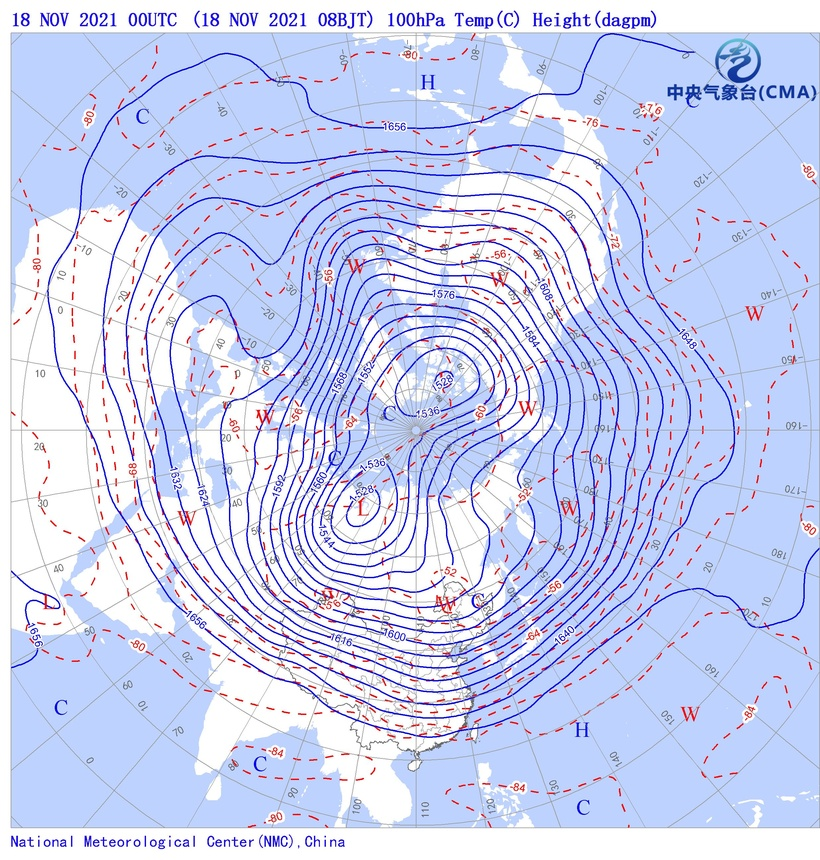
#> input picture 1 (1).jpg, 820 x 860 px, shrunk from 2471 x 2591 before the run
$ python test13.py
#> lines starting #> are read from the running program, lines starting #| are printed output that depends on the picture
import numpy as np
import cv2
import os

data = cv2.imread("1 (1).jpg")
#> data is the input picture: shape (860, 820, 3); mean B, G, R 241.3, 210.2, 201.7
R, G, B = cv2.split(data)
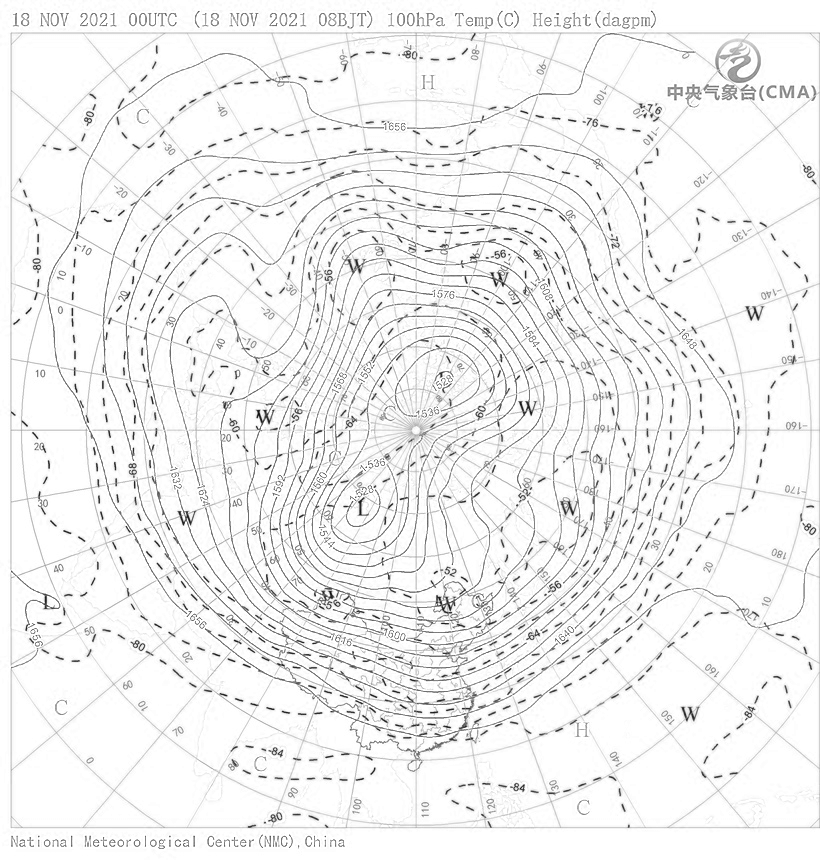
#> R: shape (860, 820); min 17, max 255, mean 241.3
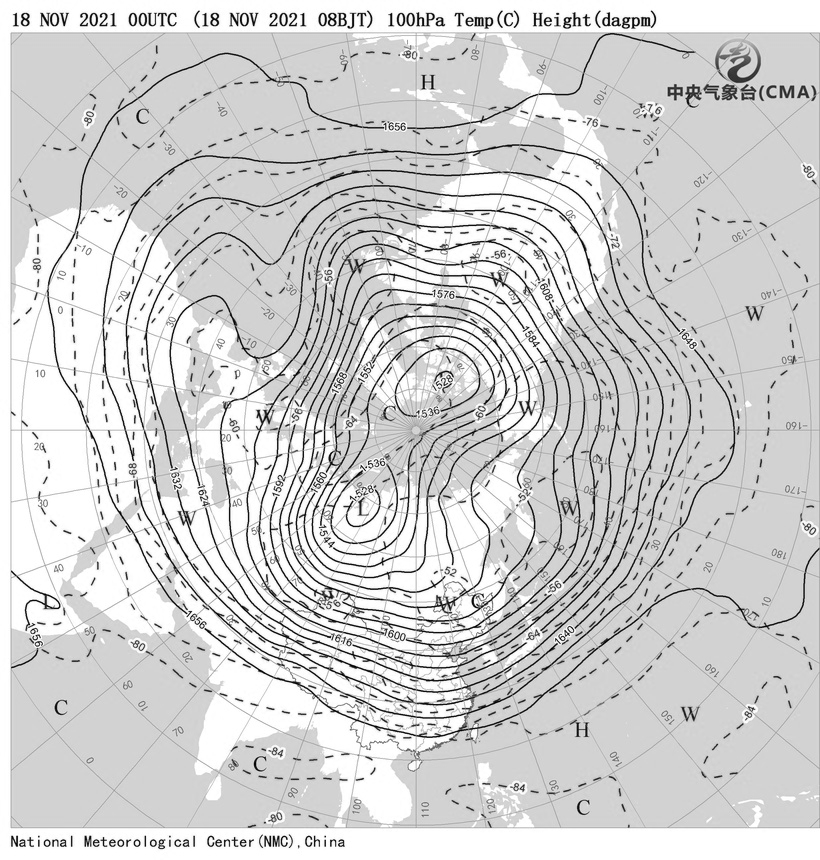
#> G: shape (860, 820); min 0, max 255, mean 210.2
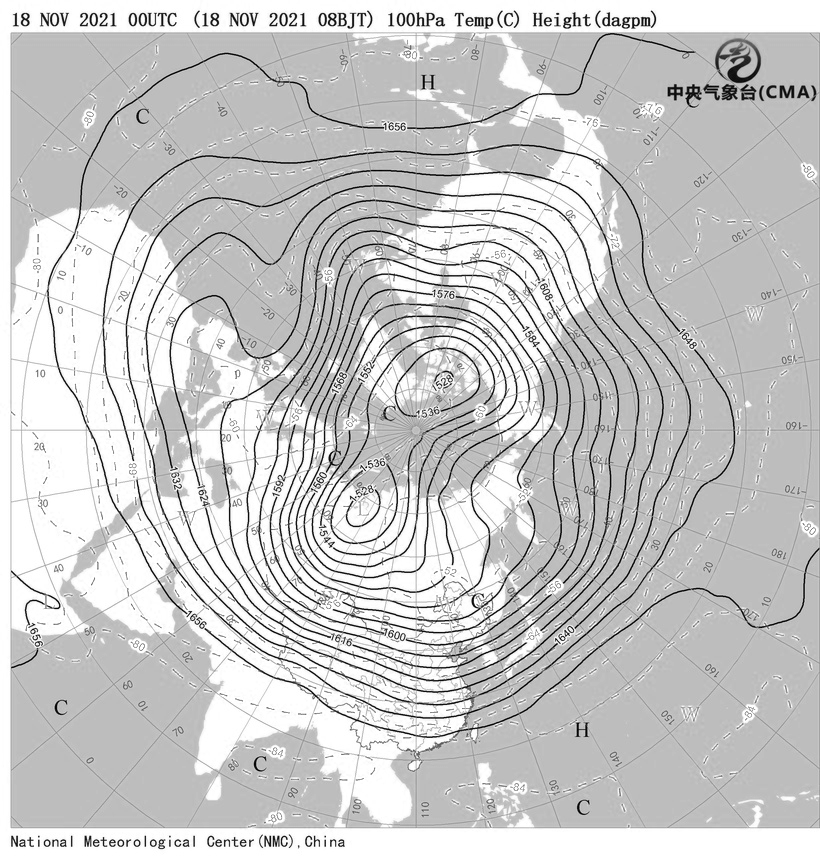
#> B: shape (860, 820); min 0, max 255, mean 201.7
r = np.ravel(R)
g = np.ravel(G)
b = np.ravel(B)
rList = set(list(r))
#> rList = 239 items
gList = set(list(g))
#> gList = 256 items
bList = set(list(b))
#> bList = 256 items
print(rList)
#> (printed output is left out)

$ run again, with linerRedPurple.jpg copied over 1 (1).jpg
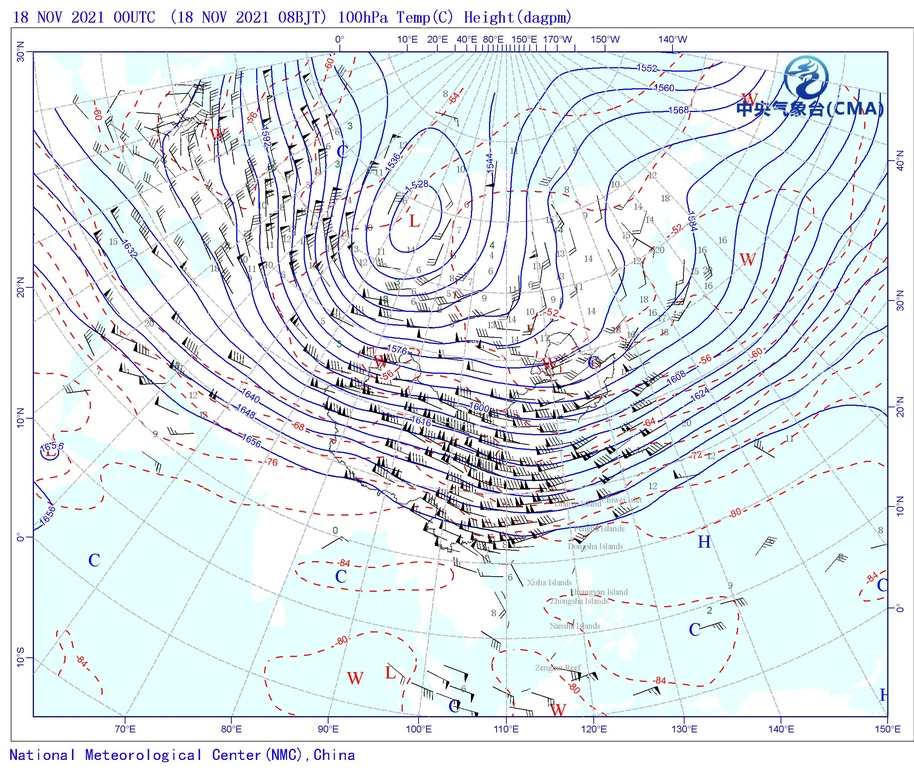
#> input picture linerRedPurple.jpg, 914 x 772 px, shrunk from 2426 x 2047 before the run
#> data is the input picture: shape (772, 914, 3); mean B, G, R 238.4, 233.9, 225.4
#> `R, G, B = cv2.split(data)`:
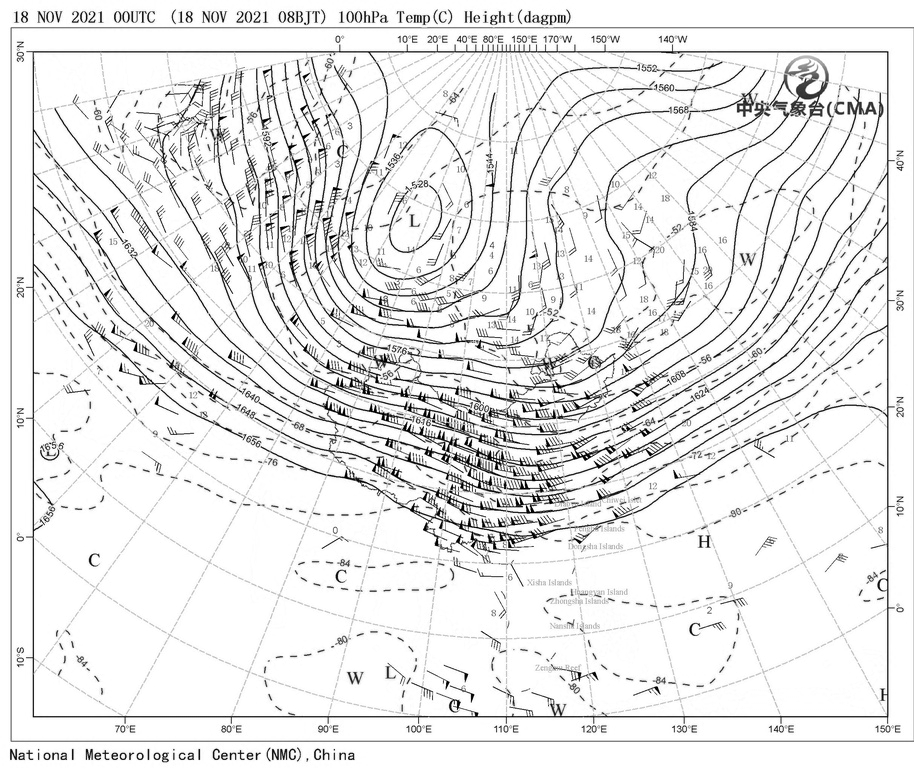
#> G: shape (772, 914); min 0, max 255, mean 233.9
#> `R, G, B = cv2.split(data)`:
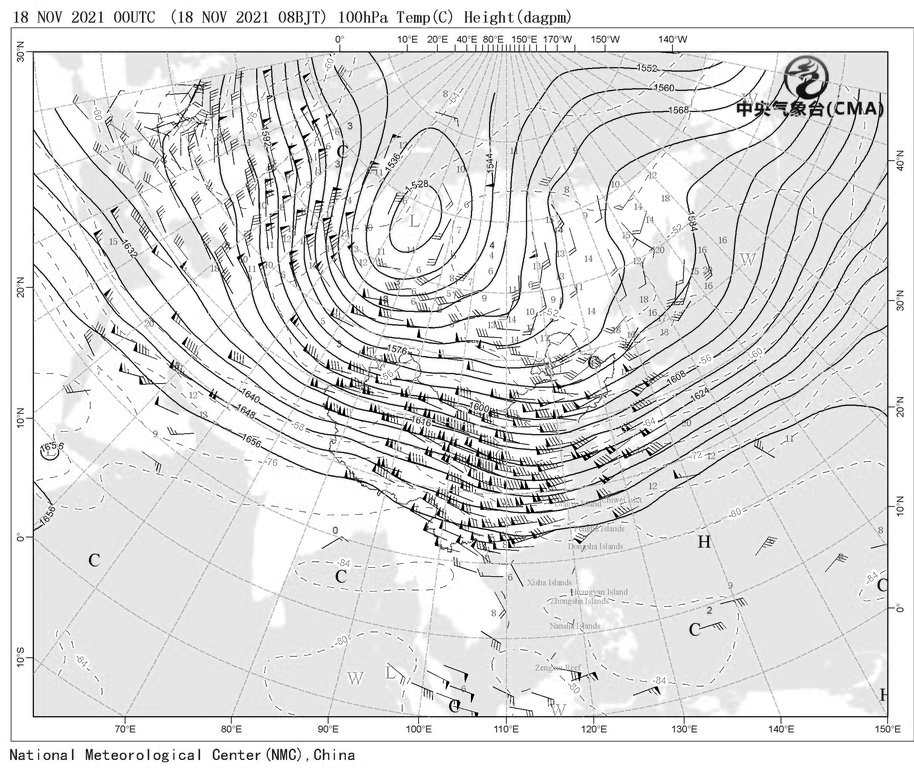
#> B: shape (772, 914); min 0, max 255, mean 225.4
#> rList = 256 items
#> (printed output is left out)

$ run again, with test.jpg copied over 1 (1).jpg
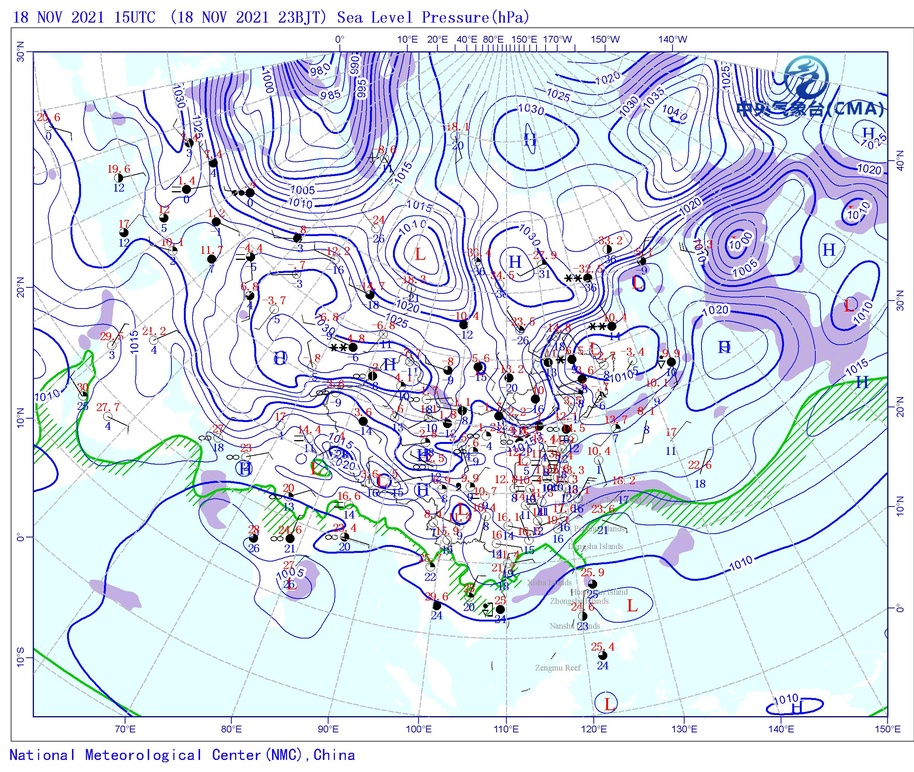
#> input picture test.jpg, 914 x 772 px, shrunk from 2426 x 2047 before the run
#> data is the input picture: shape (772, 914, 3); mean B, G, R 236.2, 225.9, 218.1
#> `R, G, B = cv2.split(data)`:
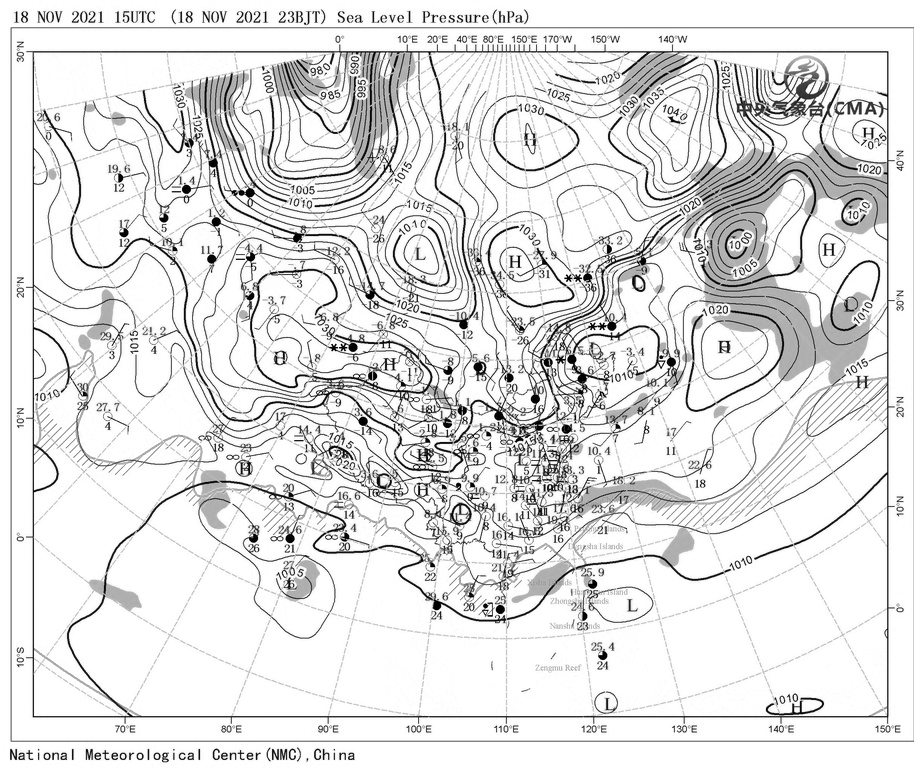
#> G: shape (772, 914); min 0, max 255, mean 225.9
#> `R, G, B = cv2.split(data)`:
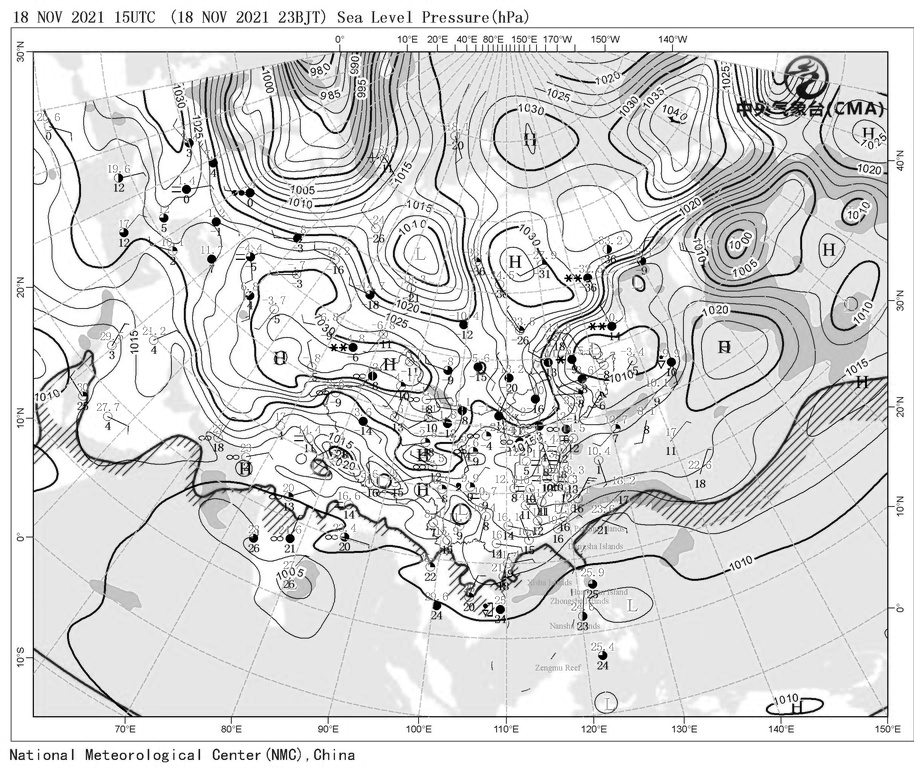
#> B: shape (772, 914); min 0, max 255, mean 218.1
#> rList = 256 items
#> (printed output is left out)
